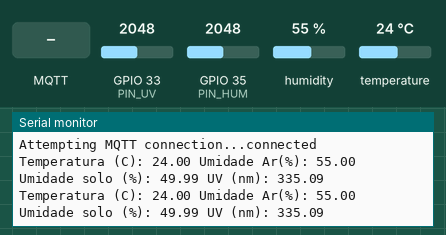
Recording of a sketch running on a simulated ESP32. Shown: the last lines printed to the serial monitor. The test bench sets the inputs (shaded band); at power-on: humidity 55 %, GPIO 33 (PIN_UV) = 2048, GPIO 35 (PIN_HUM) = 2048, temperature 24 °C. WiFi joins after 1.5 s; servers stay silent unless stated; no MQTT or app messages arrive unless stated.

Above: at 2.7 s.
2.8 s: MQTT message "1" arrives on the first subscribed topic
At 3.8 s:
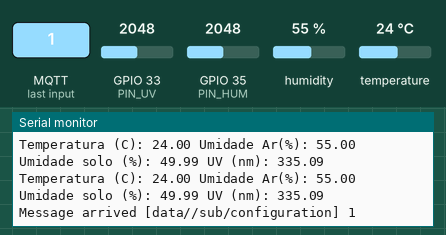
4.7 s: MQTT message "on" arrives on the first subscribed topic
At 5.4 s:
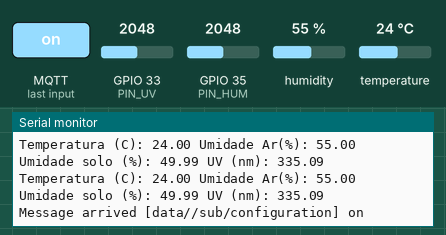
6.4 s: MQTT message "off" arrives on the first subscribed topic
At 7.1 s:
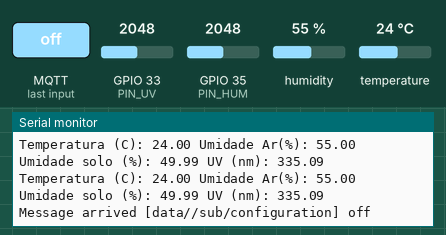
8.1 s: humidity set to 22 %
At 8.8 s:
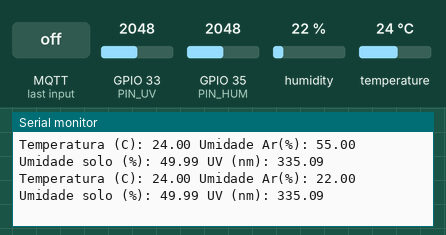
9.6 s: GPIO 33 (PIN_UV) set to 2866
At 10.3 s:
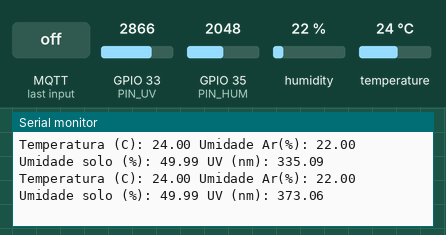
11.1 s: GPIO 35 (PIN_HUM) set to 2866
At 11.5 s:
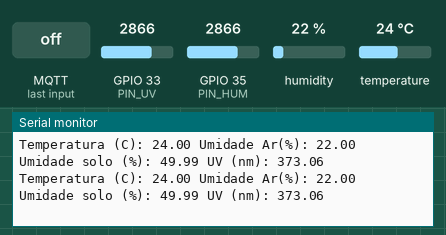

The sketch:

sketch_esp32_konker.ino
```cpp
/*
  Exemplo básico de conexão a Konker Plataform via MQTT,
  baseado no https://github.com/knolleary/pubsubclient/blob/master/examples/mqtt_auth/mqtt_auth.ino.
  Este exemplo se utiliza das bibliotecas do ESP8266 programado via Arduino IDE
  (https://github.com/esp8266/Arduino) e a biblioteca PubSubClient que pode ser
  obtida em: https://github.com/knolleary/pubsubclient/
*/


#include "DHT.h"

#define AMOSTRAS 1 //numero de amostras

#define ADC_VREF_mV    5000.0 // in millivolt
#define ADC_RESOLUTION 4096.0
#define PIN_LM35       34 // ESP32 pin GIOP36 (ADC0) connected to LM35
#define PIN_DTH        25 // ESP32 pin GIOP36 (ADC0) connected to DTH11
#define PIN_HUM        35 // ESP32 pin GIOP36 (ADC0) connected to HUM
#define PIN_UV         33 // ESP32 pin GIOP36 (ADC0) connected to UV

#define DHTTYPE DHT11   // DHT 11

DHT dht(PIN_DTH, DHTTYPE);

#include <WiFi.h>
#include <PubSubClient.h>
#include <ArduinoJson.h>

// Vamos primeiramente conectar o ESP8266 com a rede Wireless (mude os parâmetros abaixo para sua rede).

// Dados da rede WiFi
const char* ssid = "";
const char* password = "";

// Dados do servidor MQTT
const char* mqtt_server = "mqtt.prod.konkerlabs.net";
//const char* mqtt_server = "0.0.0.0";

const char* USER = "";
const char* PWD = "";

const char* PUB = "data//pub/teste";
const char* SUB = "data//sub/configuration";

//Variaveis gloabais desse codigo
char bufferJ[256];
char *mensagem;

//Variaveis do termometro
float temperature;
float tensao;
float humidity;
float soil;
float uv;

int i = 0;

//Vamos criar uma funcao para formatar os dados no formato JSON
char *jsonMQTTmsgDATA(const char *device_id, float temp, float hum, float soil, float lum) {
  const int capacity = JSON_OBJECT_SIZE(5);
  StaticJsonDocument<capacity> jsonMSG;
  jsonMSG["deviceId"] = device_id;
  jsonMSG["temp"] = temp;
  jsonMSG["hum"] = hum;
  jsonMSG["soil"] = soil;
  jsonMSG["lum"] = lum;

  serializeJson(jsonMSG, bufferJ);
  return bufferJ;
}

//Criando os objetos de conexão com a rede e com o servidor MQTT.
WiFiClient espClient;
PubSubClient client(espClient);

//Criando a funcao de callback
//Essa funcao eh rodada quando uma mensagem eh recebida via MQTT.
//Nesse caso ela eh muito simples: imprima via serial o que voce recebeu
void callback(char* topic, byte* payload, unsigned int length) {
  Serial.print("Message arrived [");
  Serial.print(topic);
  Serial.print("] ");
  for (int i = 0; i < length; i++) {
    Serial.print((char)payload[i]);
  }
  Serial.println();
}

void reconnect() {
   ////Entra no Loop ate estar conectado
  while (!client.connected()) {
    Serial.print("Attempting MQTT connection...");
    // Usando um ID unico (Nota: IDs iguais causam desconexao no Mosquito)
    // Tentando conectar
     if (client.connect(USER, USER, PWD)) {
      Serial.println("connected");
      // Subscrevendo no topico esperado
      client.subscribe(SUB);
    } else {
      Serial.print("Falhou! Codigo rc=");
      Serial.print(client.state());
      Serial.println(" Tentando novamente em 5 segundos");
      // Esperando 5 segundos para tentar novamente
      delay(5000);
    }
  }
}

void setup_wifi() {
  delay(10);
  // Agora vamos nos conectar em uma rede Wifi
  Serial.println();
  Serial.print("Connecting to ");
  Serial.println(ssid);

  WiFi.begin(ssid, password);

  while (WiFi.status() != WL_CONNECTED) {
    delay(500);
    //Imprimindo pontos na tela ate a conexao ser estabelecida!
    Serial.print(".");
  }

  Serial.println("");
  Serial.println("WiFi conectado");
  Serial.println("Endereco de IP: ");
  Serial.println(WiFi.localIP());
}


float readMean(float pin){
  float temp = 0;

  //Tirando a media do valor lido no ADC
  for (i=0; i< AMOSTRAS; i++) {
   temp += analogRead(pin)/AMOSTRAS;
   delay(10);
  }

  return temp;
}


float readTemp(DHT dht){
  float temp=0;
  for(i=0; i<AMOSTRAS;i++){
    temp+= dht.readTemperature()/AMOSTRAS;
    delay(10);
  }
  return temp;
}

float readHum(DHT dht){
  float temp=0;
  for(i=0; i<AMOSTRAS;i++){
    temp+= dht.readHumidity()/AMOSTRAS;
    delay(10);
  }
  return temp;
}

float mapfloat(float x, float in_min, float in_max, float out_min, float out_max)
{
  return (x - in_min) * (out_max - out_min) / (in_max - in_min) + out_min;
}

void setup()
{
  //Configurando a porta Serial e escolhendo o servidor MQTT
  Serial.begin(9600);
  setup_wifi();
  client.setServer(mqtt_server, 1883);
  client.setCallback(callback);
}

void loop()
{
  //O programa em si eh muito simples:
  //se nao estiver conectado no Broker MQTT, se conecte!
  if (!client.connected()) {
    reconnect();
  }


  //leitura temperatura e umidade do ar
  //temperature = readTemp(dht);
  temperature = dht.readTemperature();
  //humidity = readHum(dht);
  humidity =  dht.readHumidity();
  tensao = readMean(PIN_HUM);
  soil = ( 100 - ( (tensao/4095.00) * 100 ) );
  tensao = readMean(PIN_UV);
  uv = mapfloat(tensao/1000, 0.0, 2.8, 240, 370.0); //Convert the voltage to a UV intensity level

  if(temperature > 20){
    Serial.print("Temperatura (C): ");
    Serial.print(temperature);
    Serial.print(" Umidade Ar(%): ");
    Serial.print(humidity);
    Serial.print(" Umidade solo (%): ");
    Serial.print(soil);
    Serial.print(" UV (nm): ");
    Serial.println(uv);

    //Enviando via MQTT o resultado calculado da temperatura
    mensagem = jsonMQTTmsgDATA("My_favorite_thermometer", temperature, humidity, soil, uv);

    client.publish(PUB, mensagem);
  }
  client.loop();

  //Gerando um delay de 2 segundos antes do loop recomecar
  delay(500);
}
```

Measured:
- after the input at 2.8 s, the serial monitor: prints a new line after 0.47 s (image 1)
- after the input at 4.7 s, the serial monitor: prints a new line after 0.27 s (image 2)
- after the input at 6.4 s, the serial monitor: prints a new line after 0.27 s (image 3)
- after the input at 8.1 s, the serial monitor: prints a new line after 0.25 s (image 4)
- after the input at 9.6 s, the serial monitor: prints a new line after 0.38 s (image 5)
